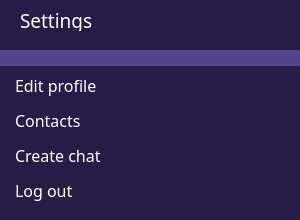
<?xml version="1.0" encoding="UTF-8"?>
<ui version="4.0">
 <class>Dialog</class>
 <widget class="QDialog" name="Dialog">
  <property name="windowModality">
   <enum>Qt::WindowModal</enum>
  </property>
  <property name="geometry">
   <rect>
    <x>0</x>
    <y>0</y>
    <width>300</width>
    <height>220</height>
   </rect>
  </property>
  <property name="windowTitle">
   <string>Dialog</string>
  </property>
  <property name="modal">
   <bool>true</bool>
  </property>
  <widget class="QFrame" name="frame">
   <property name="geometry">
    <rect>
     <x>0</x>
     <y>0</y>
     <width>301</width>
     <height>221</height>
    </rect>
   </property>
   <property name="font">
    <font>
     <family>Lucida Sans Unicode</family>
     <pointsize>11</pointsize>
     <weight>50</weight>
     <bold>false</bold>
    </font>
   </property>
   <property name="styleSheet">
    <string notr="true">QFrame{
border:none;
	background-color: rgb(38, 28, 70);
color: white;

}</string>
   </property>
   <property name="frameShape">
    <enum>QFrame::StyledPanel</enum>
   </property>
   <property name="frameShadow">
    <enum>QFrame::Raised</enum>
   </property>
   <widget class="QFrame" name="frame_3">
    <property name="geometry">
     <rect>
      <x>0</x>
      <y>50</y>
      <width>301</width>
      <height>16</height>
     </rect>
    </property>
    <property name="styleSheet">
     <string notr="true">	background-color: rgb(85, 68, 139);</string>
    </property>
    <property name="frameShape">
     <enum>QFrame::StyledPanel</enum>
    </property>
    <property name="frameShadow">
     <enum>QFrame::Raised</enum>
    </property>
   </widget>
   <widget class="QLabel" name="settingsLabel">
    <property name="geometry">
     <rect>
      <x>20</x>
      <y>10</y>
      <width>91</width>
      <height>21</height>
     </rect>
    </property>
    <property name="font">
     <font>
      <family>Noto Naskh Arabic UI</family>
      <pointsize>14</pointsize>
      <weight>50</weight>
      <bold>false</bold>
     </font>
    </property>
    <property name="styleSheet">
     <string notr="true"/>
    </property>
    <property name="text">
     <string>Settings</string>
    </property>
   </widget>
   <widget class="QPushButton" name="editProfileButton">
    <property name="geometry">
     <rect>
      <x>0</x>
      <y>70</y>
      <width>301</width>
      <height>31</height>
     </rect>
    </property>
    <property name="font">
     <font>
      <family>Noto Naskh Arabic UI</family>
      <pointsize>12</pointsize>
      <weight>50</weight>
      <bold>false</bold>
     </font>
    </property>
    <property name="styleSheet">
     <string notr="true">QPushButton{
border-radius:1px;
	background-color: rgb(38, 28, 70);
color:white;
text-align: left;
padding: 0% 15%;
}

QPushButton:hover{
background-color: rgb(85, 68, 139);
}
</string>
    </property>
    <property name="text">
     <string>Edit profile</string>
    </property>
    <property name="icon">
     <iconset>
      <normaloff>../code/Resources/profile1.png</normaloff>../code/Resources/profile1.png</iconset>
    </property>
    <property name="iconSize">
     <size>
      <width>30</width>
      <height>30</height>
     </size>
    </property>
   </widget>
   <widget class="QPushButton" name="contactsButton">
    <property name="geometry">
     <rect>
      <x>0</x>
      <y>105</y>
      <width>301</width>
      <height>31</height>
     </rect>
    </property>
    <property name="font">
     <font>
      <family>Noto Naskh Arabic UI</family>
      <pointsize>12</pointsize>
      <weight>50</weight>
      <bold>false</bold>
     </font>
    </property>
    <property name="styleSheet">
     <string notr="true">QPushButton{
border-radius:1px;
	background-color: rgb(38, 28, 70);
color:white;
text-align: left;
padding: 0% 15%;
}

QPushButton:hover{
background-color: rgb(85, 68, 139);
}
</string>
    </property>
    <property name="text">
     <string>Contacts</string>
    </property>
    <property name="icon">
     <iconset>
      <normaloff>../code/Resources/users1.png</normaloff>../code/Resources/users1.png</iconset>
    </property>
    <property name="iconSize">
     <size>
      <width>30</width>
      <height>30</height>
     </size>
    </property>
   </widget>
   <widget class="QPushButton" name="createChatButton">
    <property name="geometry">
     <rect>
      <x>0</x>
      <y>140</y>
      <width>301</width>
      <height>31</height>
     </rect>
    </property>
    <property name="font">
     <font>
      <family>Noto Naskh Arabic UI</family>
      <pointsize>12</pointsize>
      <weight>50</weight>
      <bold>false</bold>
     </font>
    </property>
    <property name="styleSheet">
     <string notr="true">QPushButton{
border-radius:1px;
	background-color: rgb(38, 28, 70);
color:white;
text-align: left;
padding: 0% 15%;
}

QPushButton:hover{
background-color: rgb(85, 68, 139);
}
</string>
    </property>
    <property name="text">
     <string>Create chat</string>
    </property>
    <property name="icon">
     <iconset>
      <normaloff>../code/Resources/chat4.png</normaloff>../code/Resources/chat4.png</iconset>
    </property>
    <property name="iconSize">
     <size>
      <width>30</width>
      <height>30</height>
     </size>
    </property>
   </widget>
   <widget class="QPushButton" name="logoutButton">
    <property name="geometry">
     <rect>
      <x>0</x>
      <y>175</y>
      <width>291</width>
      <height>31</height>
     </rect>
    </property>
    <property name="font">
     <font>
      <family>Noto Naskh Arabic UI</family>
      <pointsize>12</pointsize>
      <weight>50</weight>
      <bold>false</bold>
     </font>
    </property>
    <property name="styleSheet">
     <string notr="true">QPushButton{
border-radius:1px;
	background-color: rgb(38, 28, 70);
color:white;
text-align: left;
padding: 0% 15%;
}

QPushButton:hover{
background-color: rgb(85, 68, 139);
}
</string>
    </property>
    <property name="text">
     <string>Log out</string>
    </property>
    <property name="icon">
     <iconset>
      <normaloff>../code/Resources/log_out1.png</normaloff>../code/Resources/log_out1.png</iconset>
    </property>
    <property name="iconSize">
     <size>
      <width>30</width>
      <height>30</height>
     </size>
    </property>
   </widget>
   <widget class="QPushButton" name="closeButton">
    <property name="geometry">
     <rect>
      <x>265</x>
      <y>0</y>
      <width>31</width>
      <height>31</height>
     </rect>
    </property>
    <property name="styleSheet">
     <string notr="true">QPushButton{
border-radius: 7px;
	background-color: rgb(38, 28, 70);
color: white;

}</string>
    </property>
    <property name="text">
     <string/>
    </property>
    <property name="icon">
     <iconset>
      <normaloff>../code/Resources/close4.png</normaloff>../code/Resources/close4.png</iconset>
    </property>
    <property name="iconSize">
     <size>
      <width>30</width>
      <height>30</height>
     </size>
    </property>
   </widget>
  </widget>
 </widget>
 <resources/>
 <connections/>
</ui>
